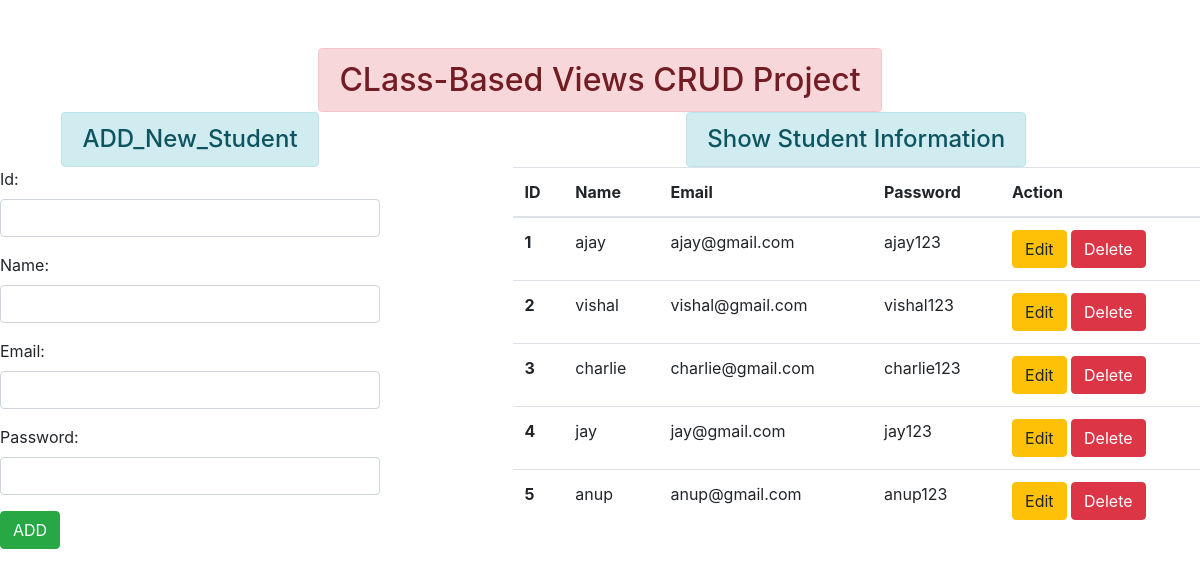
The page / on the database its author committed.
### enroll/models.py (models this page shows)
class User(models.Model):
    id = models.IntegerField(primary_key=True)
    name = models.CharField(max_length=100)
    email = models.EmailField(max_length=100)
    password = models.CharField(max_length=100)

### enroll/views.py (the view, shortened to what this page needs)
# urls.py: path('', views.UserAddShowViews.as_view(), name='add&show'),
class UserAddShowViews(TemplateView):
    template_name = 'enroll/add&show.html'
    def get_context_data(self, *args, **kwargs):
        context = super().get_context_data(**kwargs)
        fm = StudentRegistration()
        stud = User.objects.all()
        context = {'stu':stud, 'form':fm}
        return context

### enroll/forms.py
class StudentRegistration(forms.ModelForm):
    class Meta:
        model = User
        fields = ['id', 'name', 'email', 'password']
        widgets = {
            'id' : forms.TextInput(attrs={'class': 'form-control'}),
            'name': forms.TextInput(attrs={'class': 'form-control'}),
            'email': forms.EmailInput(attrs={'class': 'form-control'}),
            'password': forms.PasswordInput(render_value=True, attrs={'class': 'form-control'}),
        }

### enroll/templates/enroll/add&show.html (shortened to what this page needs)
{% extends 'enroll/base.html' %}
{% block content%}
<div class="row">
    <div class="col-sm-4">
        <h4 class="text-center alert alert-info">ADD_New_Student</h4>
        <form action="" method="POST">
            {{form.as_p}}
            <input type="submit" class="btn btn-success" value="ADD">
        </form>
    </div>
    <div class="col-sm-7 offset-1">
        <h4 class="text-center alert alert-info">Show Student Information</h4>
        {% if stu %}
        <table class="table table-hover">
            <thead>
              <tr>
                <th scope="col">ID</th>
                <th scope="col">Name</th>
                <th scope="col">Email</th>
                <th scope="col">Password</th>
                <th scope="col">Action</th>
              </tr>
            </thead>
            <tbody>
                {% for st in stu %}
              <tr>
                <th scope="row">{{st.id}}</th>
                <td>{{st.name}}</td>
                <td>{{st.email}}</td>
                <td>{{st.password}}</td>
                <td>
                    <a href="{% url 'updatedata' st.id%}" class="btn btn-warning bt-sm">Edit</a>
                    <form action="{% url 'deletedata' st.id%}" method="POST" class="d-inline">{% csrf_token %}
                        <input type="submit" class="btn btn-danger" value="Delete">
                    </form>
                </td>
              </tr>
              {% endfor%}
            </tbody>
          </table>
        {% endif %}
    </div>
</div>
{% endblock content %}

### enroll/templates/enroll/base.html (shortened to what this page needs)
<!DOCTYPE html>
{% load static %}
<html lang="en">
<head>
    <link rel="stylesheet" href="https://stackpath.bootstrapcdn.com/bootstrap/4.5.2/css/bootstrap.min.css">
    <link rel="stylesheet" href="{% static 'enroll/css/core.css' %}">
</head>
<body>
    <div class="conatiner mt-5" >
        <h2 class="text-center alert alert-danger">CLass-Based Views CRUD Project</h2>
        {% block content%}
        {% endblock content %}
    </div>
</body>
</html>

### enroll/static/css/core.css (style rules this page uses)
.alert { margin: 0 auto; width: fit-content; }

### rows shown on the page
User: id "1", name "ajay", email "ajay@gmail.com", password "ajay123"
User: id "2", name "vishal", email "vishal@gmail.com", password "vishal123"
User: id "3", name "charlie", email "charlie@gmail.com", password "charlie123"
User: id "4", name "jay", email "jay@gmail.com", password "jay123"
User: id "5", name "anup", email "anup@gmail.com", password "anup123"
